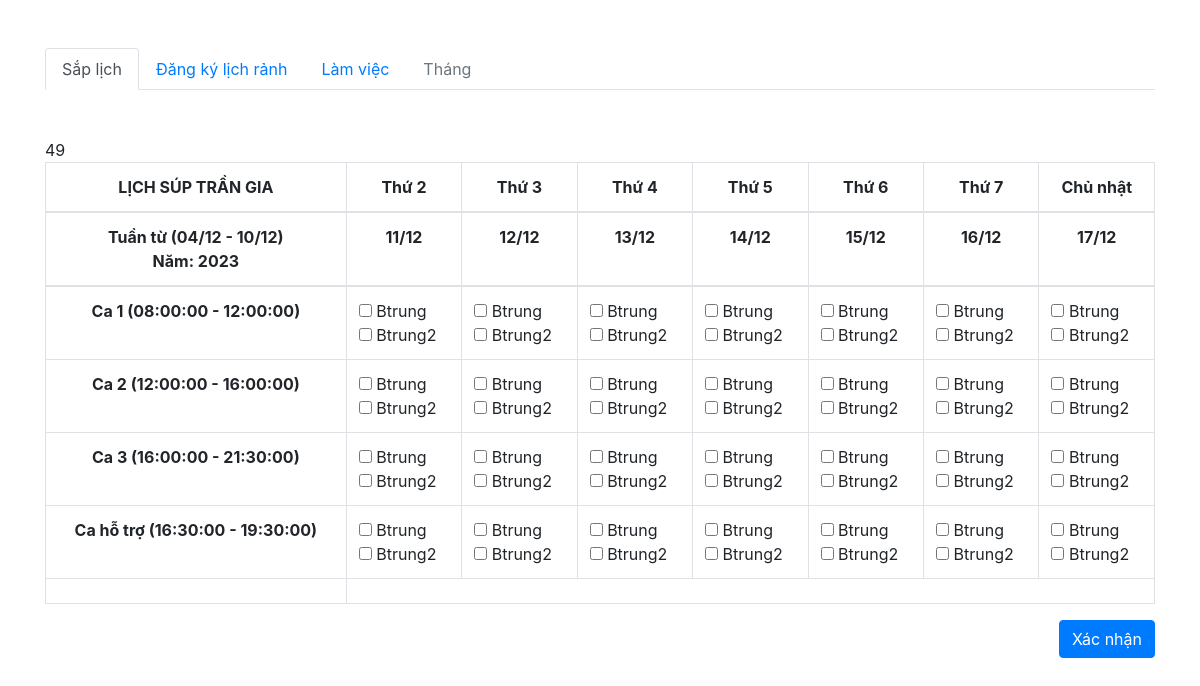
Screenshot of /index.php?click=sap_lich with the database file from the repository.
### tables this page shows
CREATE TABLE `thoigianca` (
  `mathoigianca` int(11) NOT NULL,
  `tenthoigianca` varchar(20) DEFAULT NULL,
  `thoigianstar` time DEFAULT NULL,
  `thoigianend` time DEFAULT NULL
);

### View/pages/sap_lich_lam.php (the view, shortened to what this page needs)
<!DOCTYPE html>
<html lang="en">
<head>
</head>
<?php
include "config.php";
$thoigianca1 = $conn->query("SELECT tenthoigianca, thoigianstar,thoigianend FROM thoigianca where tenthoigianca='Ca 1'");
$thoigianca2 = $conn->query("SELECT tenthoigianca, thoigianstar,thoigianend FROM thoigianca where tenthoigianca='Ca 2'");
$thoigianca3 = $conn->query("SELECT tenthoigianca, thoigianstar,thoigianend FROM thoigianca where tenthoigianca='Ca 3'");
$thoigiancaht = $conn->query("SELECT tenthoigianca, thoigianstar,thoigianend FROM thoigianca where tenthoigianca='Ca hỗ trợ'");
?>
<?php
$tuancuanam = date('W');
$currentDate = new DateTime();
$namhientai = date('Y');
$ngaydautuan = clone $currentDate;
$ngaydautuan->modify('this week');
$ngaycuoituan = clone $ngaydautuan;
$ngaycuoituan->modify('Sunday');
?>
<body>
    <div class="container">
        <?php echo $tuancuanam; ?>
        <form action="" method="post">
        <table class="table table-bordered">
            <thead>
                <tr>
                    <th class="th-title">LỊCH SÚP TRẦN GIA</th>
                    <th class="th-title">Thứ 2</th>
                    <th class="th-title">Thứ 3</th>
                    <th class="th-title">Thứ 4</th>
                    <th class="th-title">Thứ 5</th>
                    <th class="th-title">Thứ 6</th>
                    <th class="th-title">Thứ 7</th>
                    <th class="th-title">Chủ nhật</th>
                </tr>
                <tr>
                    <td id="weekRange" class="th-title"> Tuần từ (<?php echo "" . $ngaydautuan->format('d/m') . " - " . $ngaycuoituan->format('d/m') . "" ?>)
                        <br>
                        <?php
                        echo "Năm: " . $namhientai;
                        ?>
                    </td>
                    <td class="th-title" id="day2"></td>
                    <td class="th-title" id="day3"></td>
                    <td class="th-title" id="day4"></td>
                    <td class="th-title" id="day5"></td>
                    <td class="th-title" id="day6"></td>
                    <td class="th-title" id="day7"></td>
                    <td class="th-title" id="day8"></td>
                </tr>
            </thead>
            <tbody>
                <tr>
                    <td class="th-title">
                        <?php foreach ($thoigianca1 as $key => $value) {
                            echo $value["tenthoigianca"] . ' (' . $value["thoigianstar"] . ' - ' . $value["thoigianend"] . ')';
                        } ?>
                    </td>
                    <td>
                        <input type="checkbox" name="" id=""> Btrung </input>
                        <br>
                        <input type="checkbox" name="" id=""> Btrung2 </input>
                    </td>
                    <td><input type="checkbox" name="" id=""> Btrung </input>
                        <br>
                        <input type="checkbox" name="" id=""> Btrung2 </input>
                    </td>
                    <td><input type="checkbox" name="" id=""> Btrung </input>
                        <br>
                        <input type="checkbox" name="" id=""> Btrung2 </input>
                    </td>
                    <td><input type="checkbox" name="" id=""> Btrung </input>
                        <br>
                        <input type="checkbox" name="" id=""> Btrung2 </input>
                    </td>
                    <td><input type="checkbox" name="" id=""> Btrung </input>
                        <br>
                        <input type="checkbox" name="" id=""> Btrung2 </input>
                    </td>
                    <td><input type="checkbox" name="" id=""> Btrung </input>
                        <br>
                        <input type="checkbox" name="" id=""> Btrung2 </input>
                    </td>
                    <td><input type="checkbox" name="" id=""> Btrung </input>
                        <br>
                        <input type="checkbox" name="" id=""> Btrung2 </input>
                    </td>
                </tr>
                <tr>
                    <td class="th-title">
                        <?php foreach ($thoigianca2 as $key => $value) {
                            echo $value["tenthoigianca"] . ' (' . $value["thoigianstar"] . ' - ' . $value["thoigianend"] . ')';
                        } ?>
                    </td>
                    <td><input type="checkbox" name="" id=""> Btrung </input>
                        <br>
                        <input type="checkbox" name="" id=""> Btrung2 </input>
                    </td>
                    <td><input type="checkbox" name="" id=""> Btrung </input>
                        <br>
                        <input type="checkbox" name="" id=""> Btrung2 </input>
                    </td>
                    <td><input type="checkbox" name="" id=""> Btrung </input>
                        <br>
                        <input type="checkbox" name="" id=""> Btrung2 </input>
                    </td>
                    <td><input type="checkbox" name="" id=""> Btrung </input>
                        <br>
                        <input type="checkbox" name="" id=""> Btrung2 </input>
                    </td>
                    <td><input type="checkbox" name="" id=""> Btrung </input>
                        <br>
                        <input type="checkbox" name="" id=""> Btrung2 </input>
                    </td>
                    <td><input type="checkbox" name="" id=""> Btrung </input>
                        <br>
                        <input type="checkbox" name="" id=""> Btrung2 </input>
                    </td>
                    <td><input type="checkbox" name="" id=""> Btrung </input>
                        <br>
                        <input type="checkbox" name="" id=""> Btrung2 </input>
                    </td>
                </tr>
                <tr>
                    <td class="th-title">
                        <?php foreach ($thoigianca3 as $key => $value) {
                            echo $value["tenthoigianca"] . ' (' . $value["thoigianstar"] . ' - ' . $value["thoigianend"] . ')';
                        } ?>
                    </td>
                    <td><input type="checkbox" name="" id=""> Btrung </input>
                        <br>
                        <input type="checkbox" name="" id=""> Btrung2 </input>
                    </td>
                    <td><input type="checkbox" name="" id=""> Btrung </input>
                        <br>
                        <input type="checkbox" name="" id=""> Btrung2 </input>
                    </td>
                    <td><input type="checkbox" name="" id=""> Btrung </input>
                        <br>
                        <input type="checkbox" name="" id=""> Btrung2 </input>
                    </td>
                    <td><input type="checkbox" name="" id=""> Btrung </input>
                        <br>
                        <input type="checkbox" name="" id=""> Btrung2 </input>
                    </td>
                    <td><input type="checkbox" name="" id=""> Btrung </input>
                        <br>
                        <input type="checkbox" name="" id=""> Btrung2 </input>
                    </td>
                    <td><input type="checkbox" name="" id=""> Btrung </input>
                        <br>
                        <input type="checkbox" name="" id=""> Btrung2 </input>
                    </td>
                    <td><input type="checkbox" name="" id=""> Btrung </input>
                        <br>
                        <input type="checkbox" name="" id=""> Btrung2 </input>
                    </td>
                </tr>
                <tr>
                    <td class="th-title">
                        <?php foreach ($thoigiancaht as $key => $value) {
                            echo $value["tenthoigianca"] . ' (' . $value["thoigianstar"] . ' - ' . $value["thoigianend"] . ')';
                        } ?>
                    </td>
                    <td><input type="checkbox" name="" id=""> Btrung </input>
                        <br>
                        <input type="checkbox" name="" id=""> Btrung2 </input>
                    </td>
                    <td><input type="checkbox" name="" id=""> Btrung </input>
                        <br>
                        <input type="checkbox" name="" id=""> Btrung2 </input>
                    </td>
                    <td><input type="checkbox" name="" id=""> Btrung </input>
                        <br>
                        <input type="checkbox" name="" id=""> Btrung2 </input>
                    </td>
                    <td><input type="checkbox" name="" id=""> Btrung </input>
                        <br>
                        <input type="checkbox" name="" id=""> Btrung2 </input>
                    </td>
                    <td><input type="checkbox" name="" id=""> Btrung </input>
                        <br>
                        <input type="checkbox" name="" id=""> Btrung2 </input>
                    </td>
                    <td><input type="checkbox" name="" id=""> Btrung </input>
                        <br>
                        <input type="checkbox" name="" id=""> Btrung2 </input>
                    </td>
                    <td><input type="checkbox" name="" id=""> Btrung </input>
                        <br>
                        <input type="checkbox" name="" id=""> Btrung2 </input>
                    </td>
                </tr>
                <tr>
                    <td></td>
                    <td colspan="7"></td>
                </tr>
            </tbody>
        </table>
        <input style="float: right;" class="btn-primary btn" type="submit" value="Xác nhận">
        </form>
    </div>
</body>
</html>

### index.php (shortened to what this page needs)
<!DOCTYPE html>
<html lang="en">
<head>
    <link rel="stylesheet" href="https://cdn.jsdelivr.net/npm/bootstrap@4.6.2/dist/css/bootstrap.min.css">
</head>
<body>
    <?php
      include "View/menu.php"
    ?>
    <br><br>
    <?php
      include "View/control.php"
    ?>
</body>
</html>

### View/menu.php
<div class="container">
    <br><br>
    <ul class="nav nav-tabs">
        <li class="nav-item">
          <a class="nav-link active" href="index.php?click=sap_lich">Sắp lịch</a>
        </li>
        <li class="nav-item">
          <a class="nav-link" href="index.php?click=dk_lich">Đăng ký lịch rảnh</a>
        </li>
        <li class="nav-item">
          <a class="nav-link" href="index.php?click=work">Làm việc</a>
        </li>
        <li class="nav-item">
          <a class="nav-link disabled" href="#">Tháng</a>
        </li>
      </ul>
</div>

### View/control.php
<?php
    if (isset ($_GET['click'])) {
        $temp=$_GET['click'];
    } else {
        $temp='';
    }
    if ($temp=='sap_lich') {
        include "pages/sap_lich_lam.php";
    }
    elseif($temp=='dk_lich') {
        include "pages/dangkylich_ranh.php";
    }
    elseif($temp=='work') {
        include "pages/work.php";
    }
    else {
        include "pages/day.php";
    }
?>

### View/pages/sap_lich_lam.php (style rules this page uses)
.th-title { text-align: center; font-weight: bold; }

### rows the page displays
thoigianca: tenthoigianca "Ca 1", thoigianstar "08:00:00", thoigianend "12:00:00"
thoigianca: tenthoigianca "Ca 2", thoigianstar "12:00:00", thoigianend "16:00:00"
thoigianca: tenthoigianca "Ca 3", thoigianstar "16:00:00", thoigianend "21:30:00"
thoigianca: tenthoigianca "Ca hỗ trợ", thoigianstar "16:30:00", thoigianend "19:30:00"

### other values shown
$ngaydautuan->format('d/m') "04/12"
$ngaycuoituan->format('d/m') "10/12"
